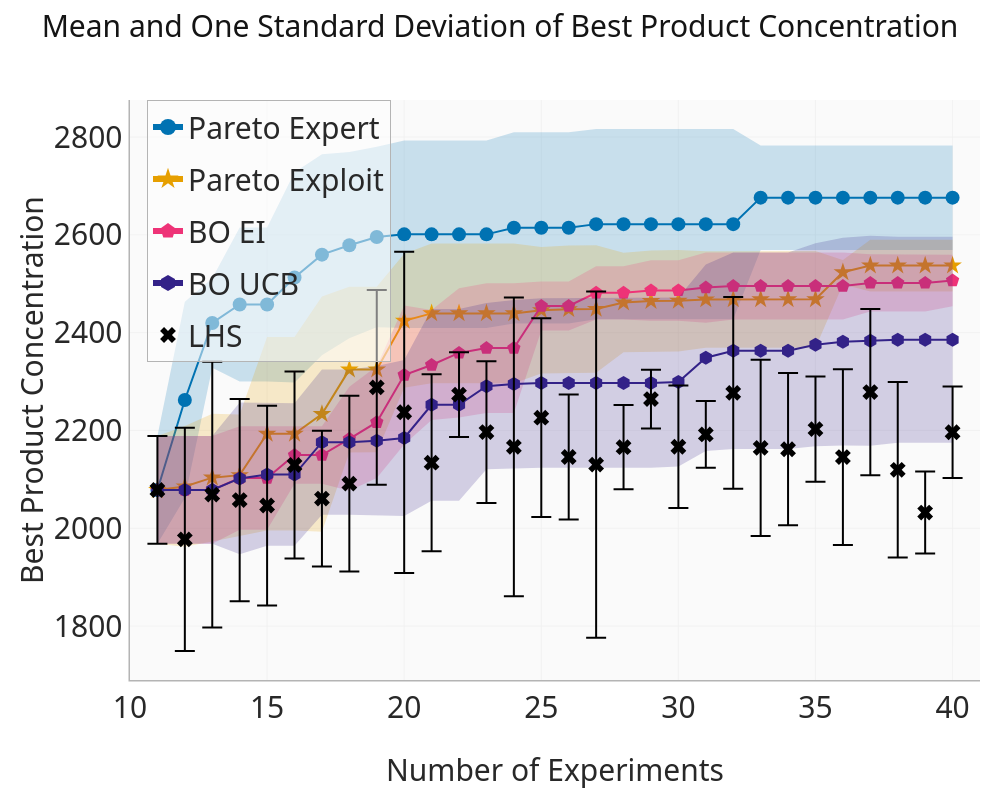

The code cell stored with this chart in its notebook:
### Code cell
algos = [
    "pareto_expert",
    "pareto_exploit",
    "bo_EI",
    "bo_UCB",
    "lhs",
]

def _hex_to_rgba(hex_color, alpha):
    r, g, b = pc.hex_to_rgb(hex_color)
    return f"rgba({r},{g},{b},{alpha})"


fig = go.Figure()

for i, algo in enumerate(algos):
    color = color_dict[algo]

    upper = mean_data_df[algo] + std_data_df[algo]
    lower = mean_data_df[algo] - std_data_df[algo]

    if algo == "lhs":
        fig.add_trace(
            go.Scatter(
                x=mean_data_df["Experiments"],
                y=mean_data_df[algo],
                name=name_dict[algo],
                mode="markers",
                marker=dict(size=MARKER_SIZE, color=color, symbol=symbol_dict[algo]),
                error_y=dict(
                    type="data",
                    array=std_data_df[algo],
                    visible=True,
                    color=color,
                    thickness=2,
                    width=10,
                ),
                legendgroup=algo,
            )
        )
    else:
        fig.add_trace(
            go.Scatter(
                x=mean_data_df["Experiments"],
                y=upper,
                line=dict(width=0),
                showlegend=False,
                hoverinfo="skip",
                legendgroup=algo,
            )
        )
        fig.add_trace(
            go.Scatter(
                x=mean_data_df["Experiments"],
                y=lower,
                line=dict(width=0),
                fill="tonexty",
                fillcolor=_hex_to_rgba(color, 0.2),
                showlegend=False,
                hoverinfo="skip",
                legendgroup=algo,
            )
        )
        fig.add_trace(
            go.Scatter(
                x=mean_data_df["Experiments"],
                y=mean_data_df[algo],
                name=name_dict[algo],
                mode="lines+markers",
                line=dict(width=2, color=color),
                marker=dict(size=MARKER_SIZE, color=color, symbol=symbol_dict[algo]),
                showlegend=False,
                legendgroup=algo,
            )
        )
        # legend-only trace so the legend line is thicker than the plotted line
        fig.add_trace(
            go.Scatter(
                x=[None],
                y=[None],
                name=name_dict[algo],
                mode="lines+markers",
                line=dict(width=6, color=color),
                marker=dict(size=LEGEND_MARKER_SIZE, color=color, symbol=symbol_dict[algo]),
                legendgroup=algo,
            )
        )

fig.update_layout(legend=dict(bgcolor="rgba(255,255,255,0.5)",groupclick="togglegroup",font=dict(size=30), x=0.02, y=1,),margin=dict(l=130, r=20, t=100, b=120), width=1000, height=800, title="Mean and One Standard Deviation of Best Product Concentration", title_font_size=30)
fig.update_xaxes(title_text="Number of Experiments", title_font_size=30, tickfont=dict(size=30), range=[10,41])
fig.update_yaxes(title_text="Best Product Concentration", title_font_size=30, tickfont=dict(size=30),dtick=200)
fig.show()
fig.update_layout(
    paper_bgcolor='rgba(0,0,0,0)'
)
fig.write_image(f"{PDF_FOLDER}/best_objective_bo.pdf")

### Figure 1 — Plotly figure (JSON) as saved in the notebook; plotly's stock layout.template omitted (floating-point values rounded to 4 significant figures)
{"data": [{"hoverinfo": "skip", "legendgroup": "pareto_expert", "line": {"width": 0}, "showlegend": false, "type": "scatter", "x": [11, 12, 13, 14, 15, 16, 17, 18, 19, 20, 21, 22, 23, 24, 25, 26, 27, 28, 29, 30, 31, 32, 33, 34, 35, 36, 37, 38, 39, 40], "y": [2188.0, 2463.0, 2511.0, 2615.0, 2615.0, 2728.0, 2765.0, 2769.0, 2780.0, 2793.0, 2793.0, 2793.0, 2793.0, 2810.0, 2810.0, 2810.0, 2816.0, 2816.0, 2816.0, 2816.0, 2816.0, 2816.0, 2783.0, 2783.0, 2783.0, 2783.0, 2783.0, 2783.0, 2783.0, 2783.0]}, {"fill": "tonexty", "fillcolor": "rgba(0,114,178,0.2)", "hoverinfo": "skip", "legendgroup": "pareto_expert", "line": {"width": 0}, "showlegend": false, "type": "scatter", "x": [11, 12, 13, 14, 15, 16, 17, 18, 19, 20, 21, 22, 23, 24, 25, 26, 27, 28, 29, 30, 31, 32, 33, 34, 35, 36, 37, 38, 39, 40], "y": [1968.0, 2062.0, 2328.0, 2300.0, 2300.0, 2298.0, 2354.0, 2388.0, 2411.0, 2409.0, 2409.0, 2409.0, 2409.0, 2419.0, 2419.0, 2419.0, 2427.0, 2427.0, 2427.0, 2427.0, 2427.0, 2427.0, 2569.0, 2569.0, 2569.0, 2569.0, 2569.0, 2569.0, 2569.0, 2569.0]}, {"legendgroup": "pareto_expert", "line": {"color": "#0072B2", "width": 2}, "marker": {"color": "#0072B2", "size": 14, "symbol": "circle"}, "mode": "lines+markers", "name": "Pareto Expert", "showlegend": false, "type": "scatter", "x": [11, 12, 13, 14, 15, 16, 17, 18, 19, 20, 21, 22, 23, 24, 25, 26, 27, 28, 29, 30, 31, 32, 33, 34, 35, 36, 37, 38, 39, 40], "y": [2078.0, 2262.0, 2420.0, 2458.0, 2458.0, 2513.0, 2559.0, 2579.0, 2596.0, 2601.0, 2601.0, 2601.0, 2601.0, 2614.0, 2614.0, 2614.0, 2622.0, 2622.0, 2622.0, 2622.0, 2622.0, 2622.0, 2676.0, 2676.0, 2676.0, 2676.0, 2676.0, 2676.0, 2676.0, 2676.0]}, {"legendgroup": "pareto_expert", "line": {"color": "#0072B2", "width": 6}, "marker": {"color": "#0072B2", "size": 20, "symbol": "circle"}, "mode": "lines+markers", "name": "Pareto Expert", "type": "scatter", "x": [null], "y": [null]}, {"hoverinfo": "skip", "legendgroup": "pareto_exploit", "line": {"width": 0}, "showlegend": false, "type": "scatter", "x": [11, 12, 13, 14, 15, 16, 17, 18, 19, 20, 21, 22, 23, 24, 25, 26, 27, 28, 29, 30, 31, 32, 33, 34, 35, 36, 37, 38, 39, 40], "y": [2188.0, 2209.0, 2234.0, 2233.0, 2391.0, 2391.0, 2474.0, 2494.0, 2494.0, 2561.0, 2583.0, 2583.0, 2583.0, 2583.0, 2575.0, 2578.0, 2579.0, 2564.0, 2568.0, 2569.0, 2567.0, 2567.0, 2567.0, 2567.0, 2567.0, 2549.0, 2590.0, 2590.0, 2590.0, 2590.0]}, {"fill": "tonexty", "fillcolor": "rgba(230,159,0,0.2)", "hoverinfo": "skip", "legendgroup": "pareto_exploit", "line": {"width": 0}, "showlegend": false, "type": "scatter", "x": [11, 12, 13, 14, 15, 16, 17, 18, 19, 20, 21, 22, 23, 24, 25, 26, 27, 28, 29, 30, 31, 32, 33, 34, 35, 36, 37, 38, 39, 40], "y": [1968.0, 1962.0, 1973.0, 1984.0, 1995.0, 1995.0, 1993.0, 2155.0, 2155.0, 2287.0, 2296.0, 2296.0, 2296.0, 2296.0, 2316.0, 2318.0, 2318.0, 2360.0, 2361.0, 2361.0, 2369.0, 2369.0, 2369.0, 2369.0, 2369.0, 2498.0, 2484.0, 2484.0, 2484.0, 2484.0]}, {"legendgroup": "pareto_exploit", "line": {"color": "#E69F00", "width": 2}, "marker": {"color": "#E69F00", "size": 14, "symbol": "star"}, "mode": "lines+markers", "name": "Pareto Exploit", "showlegend": false, "type": "scatter", "x": [11, 12, 13, 14, 15, 16, 17, 18, 19, 20, 21, 22, 23, 24, 25, 26, 27, 28, 29, 30, 31, 32, 33, 34, 35, 36, 37, 38, 39, 40], "y": [2078.0, 2086.0, 2104.0, 2109.0, 2193.0, 2193.0, 2233.0, 2324.0, 2325.0, 2424.0, 2439.0, 2439.0, 2439.0, 2439.0, 2446.0, 2448.0, 2448.0, 2462.0, 2465.0, 2465.0, 2468.0, 2468.0, 2468.0, 2468.0, 2468.0, 2524.0, 2537.0, 2537.0, 2537.0, 2537.0]}, {"legendgroup": "pareto_exploit", "line": {"color": "#E69F00", "width": 6}, "marker": {"color": "#E69F00", "size": 20, "symbol": "star"}, "mode": "lines+markers", "name": "Pareto Exploit", "type": "scatter", "x": [null], "y": [null]}, {"hoverinfo": "skip", "legendgroup": "bo_EI", "line": {"width": 0}, "showlegend": false, "type": "scatter", "x": [11, 12, 13, 14, 15, 16, 17, 18, 19, 20, 21, 22, 23, 24, 25, 26, 27, 28, 29, 30, 31, 32, 33, 34, 35, 36, 37, 38, 39, 40], "y": [2188.0, 2188.0, 2188.0, 2208.0, 2208.0, 2208.0, 2208.0, 2289.0, 2331.0, 2455.0, 2446.0, 2491.0, 2501.0, 2501.0, 2505.0, 2505.0, 2536.0, 2536.0, 2548.0, 2548.0, 2564.0, 2564.0, 2564.0, 2564.0, 2564.0, 2564.0, 2560.0, 2560.0, 2560.0, 2559.0]}, {"fill": "tonexty", "fillcolor": "rgba(238,51,119,0.2)", "hoverinfo": "skip", "legendgroup": "bo_EI", "line": {"width": 0}, "showlegend": false, "type": "scatter", "x": [11, 12, 13, 14, 15, 16, 17, 18, 19, 20, 21, 22, 23, 24, 25, 26, 27, 28, 29, 30, 31, 32, 33, 34, 35, 36, 37, 38, 39, 40], "y": [1968.0, 1968.0, 1968.0, 1997.0, 1997.0, 2091.0, 2091.0, 2077.0, 2103.0, 2171.0, 2221.0, 2226.0, 2236.0, 2236.0, 2404.0, 2404.0, 2427.0, 2427.0, 2425.0, 2425.0, 2420.0, 2427.0, 2427.0, 2427.0, 2427.0, 2427.0, 2443.0, 2443.0, 2443.0, 2454.0]}, {"legendgroup": "bo_EI", "line": {"color": "#EE3377", "width": 2}, "marker": {"color": "#EE3377", "size": 14, "symbol": "pentagon"}, "mode": "lines+markers", "name": "BO EI", "showlegend": false, "type": "scatter", "x": [11, 12, 13, 14, 15, 16, 17, 18, 19, 20, 21, 22, 23, 24, 25, 26, 27, 28, 29, 30, 31, 32, 33, 34, 35, 36, 37, 38, 39, 40], "y": [2078.0, 2078.0, 2078.0, 2103.0, 2103.0, 2150.0, 2150.0, 2183.0, 2217.0, 2313.0, 2334.0, 2358.0, 2368.0, 2368.0, 2455.0, 2455.0, 2482.0, 2482.0, 2486.0, 2486.0, 2492.0, 2495.0, 2495.0, 2495.0, 2495.0, 2495.0, 2502.0, 2502.0, 2502.0, 2507.0]}, {"legendgroup": "bo_EI", "line": {"color": "#EE3377", "width": 6}, "marker": {"color": "#EE3377", "size": 20, "symbol": "pentagon"}, "mode": "lines+markers", "name": "BO EI", "type": "scatter", "x": [null], "y": [null]}, {"hoverinfo": "skip", "legendgroup": "bo_UCB", "line": {"width": 0}, "showlegend": false, "type": "scatter", "x": [11, 12, 13, 14, 15, 16, 17, 18, 19, 20, 21, 22, 23, 24, 25, 26, 27, 28, 29, 30, 31, 32, 33, 34, 35, 36, 37, 38, 39, 40], "y": [2188.0, 2188.0, 2188.0, 2257.0, 2255.0, 2255.0, 2325.0, 2325.0, 2332.0, 2344.0, 2448.0, 2448.0, 2461.0, 2467.0, 2470.0, 2470.0, 2470.0, 2470.0, 2470.0, 2472.0, 2539.0, 2564.0, 2564.0, 2564.0, 2583.0, 2594.0, 2598.0, 2596.0, 2596.0, 2596.0]}, {"fill": "tonexty", "fillcolor": "rgba(51,34,136,0.2)", "hoverinfo": "skip", "legendgroup": "bo_UCB", "line": {"width": 0}, "showlegend": false, "type": "scatter", "x": [11, 12, 13, 14, 15, 16, 17, 18, 19, 20, 21, 22, 23, 24, 25, 26, 27, 28, 29, 30, 31, 32, 33, 34, 35, 36, 37, 38, 39, 40], "y": [1968.0, 1968.0, 1968.0, 1947.0, 1964.0, 1964.0, 2027.0, 2027.0, 2026.0, 2025.0, 2056.0, 2056.0, 2120.0, 2123.0, 2124.0, 2124.0, 2124.0, 2124.0, 2124.0, 2126.0, 2158.0, 2162.0, 2162.0, 2162.0, 2167.0, 2169.0, 2169.0, 2175.0, 2175.0, 2175.0]}, {"legendgroup": "bo_UCB", "line": {"color": "#332288", "width": 2}, "marker": {"color": "#332288", "size": 14, "symbol": "hexagon"}, "mode": "lines+markers", "name": "BO UCB", "showlegend": false, "type": "scatter", "x": [11, 12, 13, 14, 15, 16, 17, 18, 19, 20, 21, 22, 23, 24, 25, 26, 27, 28, 29, 30, 31, 32, 33, 34, 35, 36, 37, 38, 39, 40], "y": [2078.0, 2078.0, 2078.0, 2102.0, 2110.0, 2110.0, 2176.0, 2176.0, 2179.0, 2185.0, 2252.0, 2252.0, 2291.0, 2295.0, 2297.0, 2297.0, 2297.0, 2297.0, 2297.0, 2299.0, 2349.0, 2363.0, 2363.0, 2363.0, 2375.0, 2382.0, 2384.0, 2385.0, 2385.0, 2385.0]}, {"legendgroup": "bo_UCB", "line": {"color": "#332288", "width": 6}, "marker": {"color": "#332288", "size": 20, "symbol": "hexagon"}, "mode": "lines+markers", "name": "BO UCB", "type": "scatter", "x": [null], "y": [null]}, {"error_y": {"array": [110.2, 228.3, 271.8, 206.9, 204.3, 191.0, 138.7, 179.6, 199.0, 328.4, 181.0, 86.53, 144.9, 305.6, 203.2, 127.8, 353.8, 86.16, 60.06, 125.4, 68.18, 196.1, 180.3, 155.7, 107.5, 179.7, 170.0, 179.5, 83.91, 93.77], "color": "#000000", "thickness": 2, "type": "data", "visible": true, "width": 10}, "legendgroup": "lhs", "marker": {"color": "#000000", "size": 14, "symbol": "x"}, "mode": "markers", "name": "LHS", "type": "scatter", "x": [11, 12, 13, 14, 15, 16, 17, 18, 19, 20, 21, 22, 23, 24, 25, 26, 27, 28, 29, 30, 31, 32, 33, 34, 35, 36, 37, 38, 39, 40], "y": [2078.0, 1977.0, 2069.0, 2058.0, 2046.0, 2129.0, 2061.0, 2091.0, 2288.0, 2237.0, 2134.0, 2273.0, 2197.0, 2167.0, 2226.0, 2146.0, 2130.0, 2166.0, 2264.0, 2167.0, 2192.0, 2277.0, 2164.0, 2162.0, 2203.0, 2146.0, 2278.0, 2120.0, 2032.0, 2196.0]}], "layout": {"height": 800, "legend": {"bgcolor": "rgba(255,255,255,0.5)", "font": {"size": 30}, "groupclick": "togglegroup", "x": 0.02, "y": 1}, "margin": {"b": 120, "l": 130, "r": 20, "t": 100}, "title": {"font": {"size": 30}, "text": "Mean and One Standard Deviation of Best Product Concentration"}, "width": 1000, "xaxis": {"range": [10, 41], "tickfont": {"size": 30}, "title": {"font": {"size": 30}, "text": "Number of Experiments"}}, "yaxis": {"dtick": 200, "tickfont": {"size": 30}, "title": {"font": {"size": 30}, "text": "Best Product Concentration"}}}}
